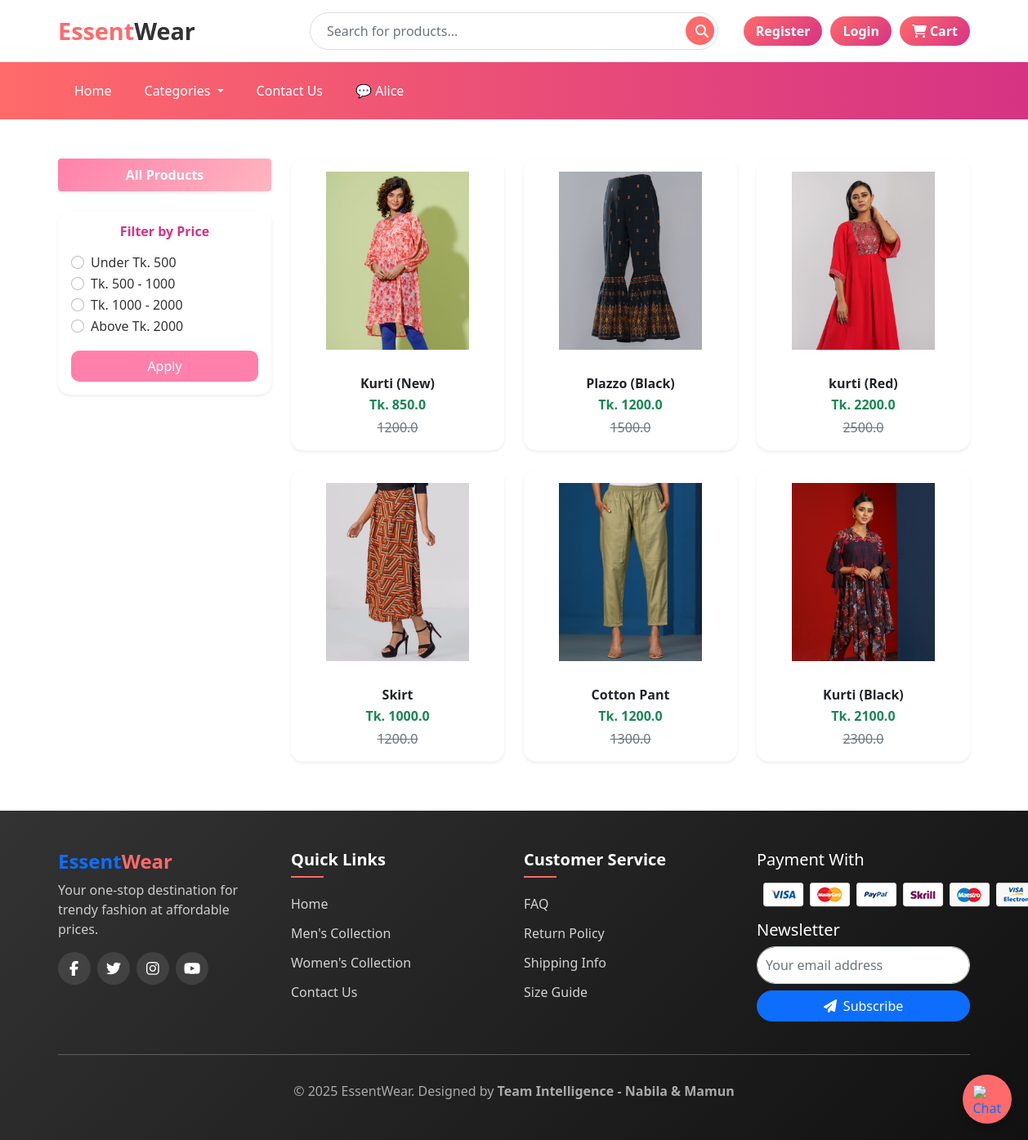
Screenshot of /women/ with the database file from the repository.
### app/models.py (models this page shows, shortened)
class Product(models.Model):
    title = models.CharField(max_length=100)
    selling_price = models.FloatField()
    discounted_price = models.FloatField()
    description = models.TextField(default='null')
    category = models.CharField(choices=CATEGORY_CHOICES, max_length=2)
    p_image = models.ImageField(upload_to='product_img')
    owner = models.ForeignKey(User, on_delete=models.CASCADE, related_name='products',null=True, blank=True) # Added owner field
    quantity = models.PositiveIntegerField(default=0)  # 🧮 নতুন field

### app/views.py (the view)
# urls.py: path('women/', views.women, name='women'),
def women(request, data=None):
    women = Product.objects.filter(category='W')
    price = request.GET.get("price")
    if price == "under500":
        women = women.filter(discounted_price__lt=500)
    elif price == "500-1000":
        women = women.filter(discounted_price__gte=500, discounted_price__lte=1000)
    elif price == "1000-2000":
        women = women.filter(discounted_price__gte=1000, discounted_price__lte=2000)
    elif price == "above2000":
        women = women.filter(discounted_price__gt=2000)
    return render(request, 'app/product/women.html', {'womens': women})

### app/templates/app/product/women.html (shortened to what this page needs)
{% extends 'app/base.html' %}
{% load static %}
{% block main-content %}
<div class="container my-5">
  <div class="row">
    <div class="col-md-3 mb-4">
      <div class="list-group shadow-sm rounded border-0">
        <a href="{% url 'women' %}"
           class="list-group-item list-group-item-action fw-semibold text-center active"
           style="background: linear-gradient(135deg, #ff80ab, #ffb6c1); border: none; color: #fff;">
          All Products
        </a>
      </div>
      <div class="card mt-4 border-0 shadow-sm" style="border-radius: 15px;">
        <div class="card-body">
          <h6 class="fw-bold mb-3 text-center" style="color: #d63384;">Filter by Price</h6>
          <form method="get" action="">
            <div class="form-check">
              <input class="form-check-input" type="radio" name="price" id="under500" value="under500">
              <label class="form-check-label" for="under500">Under Tk. 500</label>
            </div>
            <div class="form-check">
              <input class="form-check-input" type="radio" name="price" id="500to1000" value="500-1000">
              <label class="form-check-label" for="500to1000">Tk. 500 - 1000</label>
            </div>
            <div class="form-check">
              <input class="form-check-input" type="radio" name="price" id="1000to2000" value="1000-2000">
              <label class="form-check-label" for="1000to2000">Tk. 1000 - 2000</label>
            </div>
            <div class="form-check">
              <input class="form-check-input" type="radio" name="price" id="above2000" value="above2000">
              <label class="form-check-label" for="above2000">Above Tk. 2000</label>
            </div>
            <button type="submit" class="btn w-100 mt-3 fw-semibold"
                    style="background: #ff80ab; color: white; border-radius: 10px;">
              Apply
            </button>
          </form>
        </div>
      </div>
    </div>
    <div class="col-md-9">
      <div class="row g-4">
        {% for product in womens %}
        <div class="col-sm-6 col-md-4">
          <div class="card h-100 border-0 shadow-sm product-card">
            <a href="{% url 'product-detail' product.id %}" class="text-decoration-none text-dark">
              <img src="{{ product.p_image.url }}" class="card-img-top p-3 img-fluid" alt="{{ product.title }}" style="height: 250px; object-fit: contain;">
              <div class="card-body text-center">
                <h6 class="card-title fw-bold mb-1">{{ product.title }}</h6>
                <p class="mb-1 text-success fw-bold">Tk. {{ product.discounted_price }}</p>
                <p class="text-muted text-decoration-line-through mb-0">
                  {{ product.selling_price }}
                </p>
              </div>
            </a>
          </div>
        </div>
        {% empty %}
        <p class="text-center text-muted">No products available.</p>
        {% endfor %}
      </div>
    </div>
  </div>
</div>
{% endblock main-content %}

### app/templates/app/base.html (style rules this page uses)
:root { --primary-color: #ff6a6a; --secondary-color: #d63384; --dark-color: #333; --light-color: #f9f9f9; }
body { font-family: "Segoe UI", Tahoma, Geneva, Verdana, sans-serif; background-color: #fff; color: #333; }

### app/templates/app/product/women.html (style rules this page uses)
.product-card { transition: transform 0.3s ease, box-shadow 0.3s ease; border-radius: 15px; }
.list-group-item.active { font-weight: bold; }

### rows the page displays
Product: p_image (picture), title "Kurti (New)", discounted_price "850.0", selling_price "1200.0"
Product: p_image (picture), title "Plazzo (Black)", discounted_price "1200.0", selling_price "1500.0"
Product: p_image (picture), title "kurti (Red)", discounted_price "2200.0", selling_price "2500.0"
Product: p_image (picture), title "Skirt", discounted_price "1000.0", selling_price "1200.0"
Product: p_image (picture), title "Cotton Pant", discounted_price "1200.0", selling_price "1300.0"
Product: p_image (picture), title "Kurti (Black)", discounted_price "2100.0", selling_price "2300.0"
